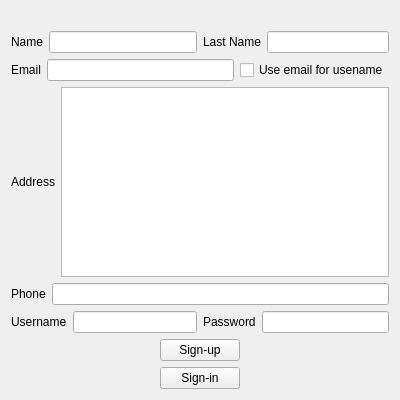
<?xml version="1.0" encoding="UTF-8"?>
<ui version="4.0">
 <class>Form</class>
 <widget class="QWidget" name="Form">
  <property name="geometry">
   <rect>
    <x>0</x>
    <y>0</y>
    <width>400</width>
    <height>400</height>
   </rect>
  </property>
  <property name="minimumSize">
   <size>
    <width>400</width>
    <height>400</height>
   </size>
  </property>
  <property name="maximumSize">
   <size>
    <width>500</width>
    <height>500</height>
   </size>
  </property>
  <property name="windowTitle">
   <string>Form</string>
  </property>
  <layout class="QVBoxLayout" name="verticalLayout_3">
   <item>
    <widget class="QLabel" name="logo">
     <property name="text">
      <string/>
     </property>
     <property name="pixmap">
      <pixmap resource="source.qrc">:/logo-00/images/logo-00.png</pixmap>
     </property>
     <property name="alignment">
      <set>Qt::AlignCenter</set>
     </property>
    </widget>
   </item>
   <item>
    <layout class="QHBoxLayout" name="horizontalLayout_3">
     <item>
      <layout class="QHBoxLayout" name="horizontalLayout">
       <item>
        <widget class="QLabel" name="name_label">
         <property name="text">
          <string>Name</string>
         </property>
        </widget>
       </item>
       <item>
        <widget class="QLineEdit" name="name_input"/>
       </item>
      </layout>
     </item>
     <item>
      <layout class="QHBoxLayout" name="horizontalLayout_2">
       <item>
        <widget class="QLabel" name="last_name_label">
         <property name="text">
          <string>Last Name</string>
         </property>
        </widget>
       </item>
       <item>
        <widget class="QLineEdit" name="last_name_input">
         <property name="text">
          <string/>
         </property>
        </widget>
       </item>
      </layout>
     </item>
    </layout>
   </item>
   <item>
    <layout class="QHBoxLayout" name="horizontalLayout_5">
     <item>
      <layout class="QHBoxLayout" name="horizontalLayout_4">
       <item>
        <widget class="QLabel" name="email_label">
         <property name="text">
          <string>Email</string>
         </property>
        </widget>
       </item>
       <item>
        <widget class="QLineEdit" name="email_input"/>
       </item>
      </layout>
     </item>
     <item>
      <widget class="QCheckBox" name="using_email_for_uname_chbox">
       <property name="text">
        <string>Use email for usename</string>
       </property>
      </widget>
     </item>
    </layout>
   </item>
   <item>
    <layout class="QHBoxLayout" name="horizontalLayout_7">
     <item>
      <widget class="QLabel" name="address_label">
       <property name="text">
        <string>Address</string>
       </property>
      </widget>
     </item>
     <item>
      <widget class="QPlainTextEdit" name="address_plain_text"/>
     </item>
    </layout>
   </item>
   <item>
    <layout class="QHBoxLayout" name="horizontalLayout_6">
     <item>
      <widget class="QLabel" name="phone_label">
       <property name="text">
        <string>Phone</string>
       </property>
      </widget>
     </item>
     <item>
      <widget class="QLineEdit" name="phone_input"/>
     </item>
    </layout>
   </item>
   <item>
    <layout class="QHBoxLayout" name="horizontalLayout_10">
     <item>
      <layout class="QHBoxLayout" name="horizontalLayout_8">
       <item>
        <widget class="QLabel" name="username_label">
         <property name="text">
          <string>Username</string>
         </property>
        </widget>
       </item>
       <item>
        <widget class="QLineEdit" name="username_input"/>
       </item>
      </layout>
     </item>
     <item>
      <layout class="QHBoxLayout" name="horizontalLayout_9">
       <item>
        <widget class="QLabel" name="password_label">
         <property name="text">
          <string>Password</string>
         </property>
        </widget>
       </item>
       <item>
        <widget class="QLineEdit" name="password_input"/>
       </item>
      </layout>
     </item>
    </layout>
   </item>
   <item>
    <layout class="QGridLayout" name="gridLayout">
     <item row="0" column="2">
      <spacer name="horizontalSpacer">
       <property name="orientation">
        <enum>Qt::Horizontal</enum>
       </property>
       <property name="sizeHint" stdset="0">
        <size>
         <width>40</width>
         <height>20</height>
        </size>
       </property>
      </spacer>
     </item>
     <item row="1" column="1">
      <widget class="QPushButton" name="signin">
       <property name="text">
        <string>Sign-in</string>
       </property>
      </widget>
     </item>
     <item row="0" column="1">
      <widget class="QPushButton" name="signup">
       <property name="text">
        <string>Sign-up</string>
       </property>
      </widget>
     </item>
     <item row="0" column="0">
      <spacer name="horizontalSpacer_2">
       <property name="orientation">
        <enum>Qt::Horizontal</enum>
       </property>
       <property name="sizeHint" stdset="0">
        <size>
         <width>40</width>
         <height>20</height>
        </size>
       </property>
      </spacer>
     </item>
    </layout>
   </item>
  </layout>
 </widget>
 <resources>
  <include location="source.qrc"/>
  <include location="source.qrc"/>
 </resources>
 <connections/>
</ui>
